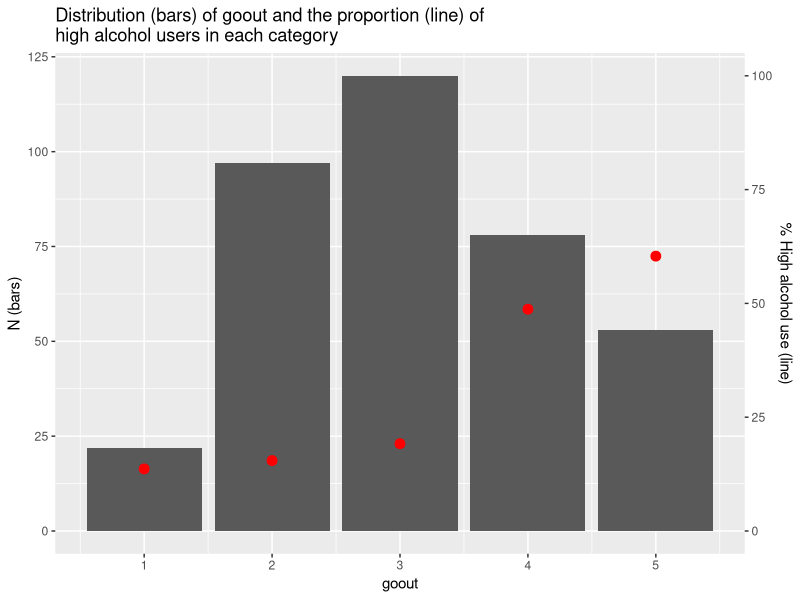
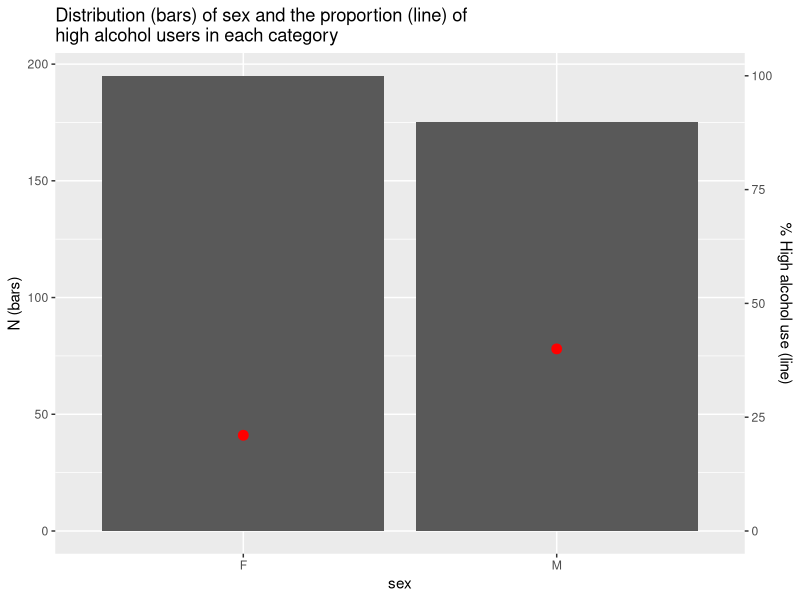
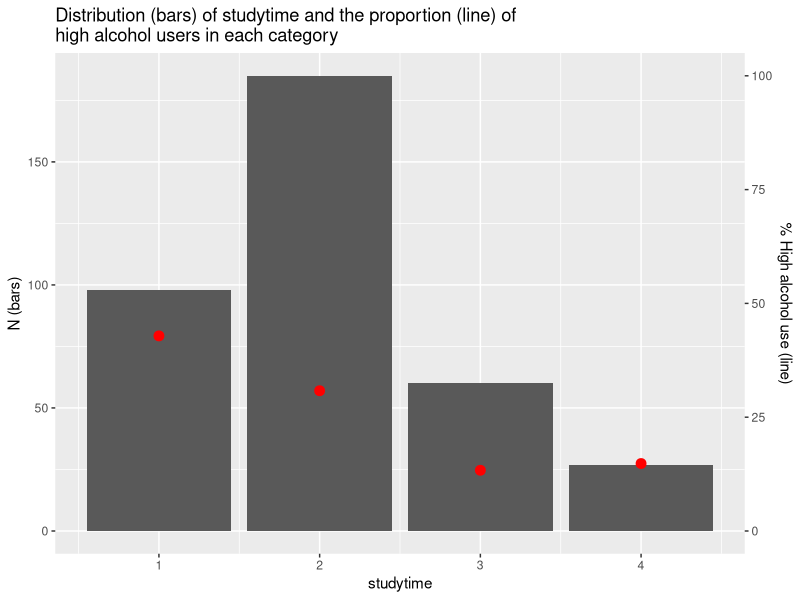
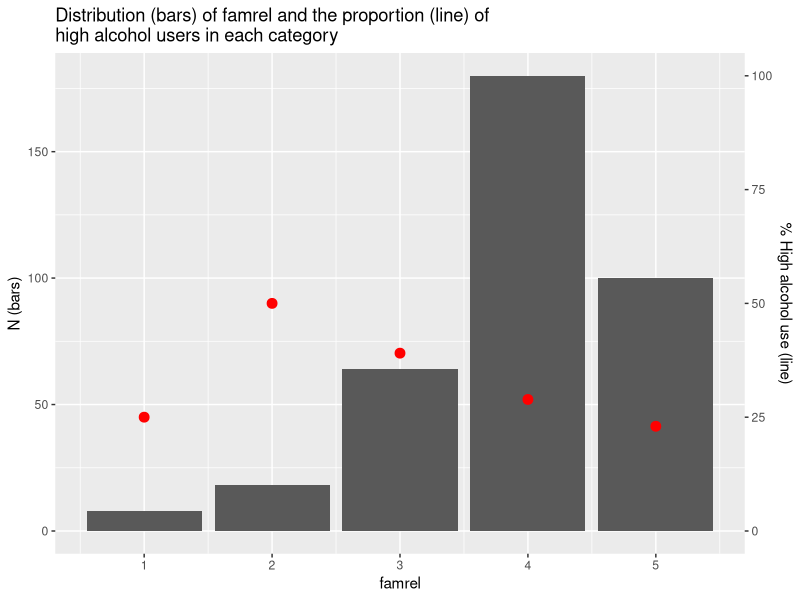
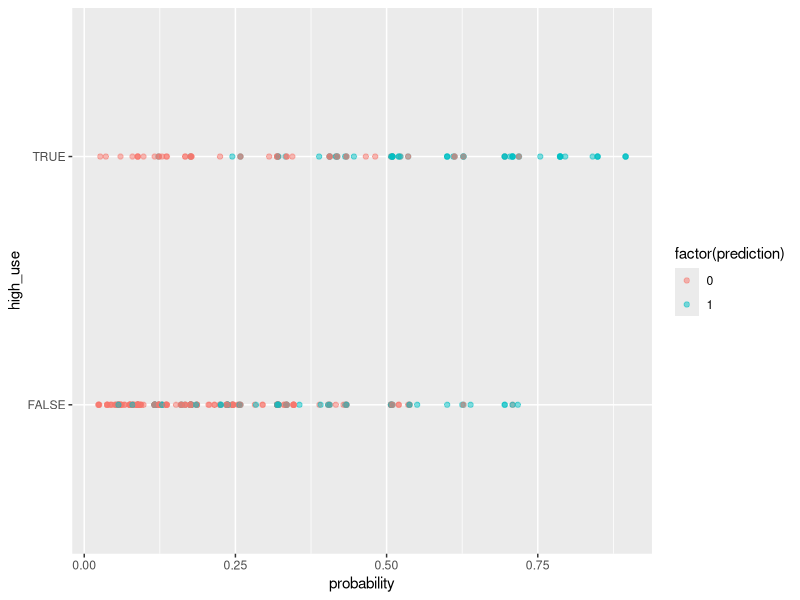

Here is the R script that generated these plots, in order:
## ---- chunk 1
library(tidyverse)
library(glue)
tb_alc <- read_delim("data/data-alc.txt")
print(names(tb_alc))

## ---- chunk 2

# Set up a general function to make these plots

makeplot <- function(var){
  # Make a table where each row is one value of our explanatory variable...
  # ... and the column "p_high_use" says the proportion of high alcohol users...
  # ... there are in this this group
  tb_alc_grouped <- 
    tb_alc %>%
    group_by(!!var) %>%
    summarise(p_high_use=sum(high_use)/n())
  
  # find the max y value for the histogram we're gong to be plotting,
  # We'll use that as a scaling factor for the second y axis of the plot
  ymax <- tb_alc %>% group_by(!!var) %>% summarise(n=n()) %>% pull(n) %>% max()
  scale = ymax
  
  # make the plot, drawing both the histogram of our variable in question (x), as well as a line showing the 
  # - proportion of high alcohol users in for each value of x
  ggplot()+
    labs(title=glue("Distribution (bars) of {as.character(var)[2]} and the proportion (line) of \n high alcohol users in each category"))+
    geom_histogram(data=tb_alc,aes(x=!!var), stat="count")+
    geom_point(data=tb_alc_grouped,aes(x=!!var, y=p_high_use*scale),col="red",size=3)+
    scale_y_continuous(
      name = "N (bars)", sec.axis = sec_axis(~./(scale/100), name="% High alcohol use (line)")
    )
}

## ---- chunk 3
makeplot(quo(goout))
## ---- chunk 4
makeplot(quo(sex))
## ---- chunk 5
makeplot(quo(studytime))
## ---- chunk 6
makeplot(quo(famrel))
## ---- chunk 7
model = glm( high_use ~ goout + sex + studytime + famrel, family="binomial", data=tb_alc)
## ---- chunk 8
exp(confint(model))
summary(model)[12]$coefficients %>% as.data.frame() %>% mutate(Estimate=exp(Estimate), `Pr(>|z|)`=round(`Pr(>|z|)`,5))
## ---- chunk 9
# Creating the predictions
tb_alc_pred <- 
  tb_alc %>%
  mutate(
    probability = predict(model,type="response"),
    prediction = rbinom(n=n(),1,probability)
  )

# Making the cross tabulation
crosstab <- tb_alc_pred %>%
  group_by(high_use) %>%
  summarise(
    n_wrong = sum(high_use!=prediction),
    n_right = sum(high_use==prediction)
  )

# Calculating the percentage wrong predictions
p_wrong = sum( tb_alc_pred$high_use != tb_alc_pred$prediction ) / nrow(tb_alc_pred) * 100
    
## ---- chunk 10
# Plotting the predictions
ggplot(tb_alc_pred)+
  aes(x=probability,y=high_use,col=factor(prediction))+
  geom_point(alpha=0.5)
## ---- chunk 11

# Setting up the loss function (same as in the exercise)
loss_func <- function(class, prob) {
  n_wrong <- abs(class - prob) > 0.5
  mean(n_wrong)
}

# Running a 10-fold cross validation
library(boot)
cv <- cv.glm(data = tb_alc, cost = loss_func, glmfit = model, K = 10)

